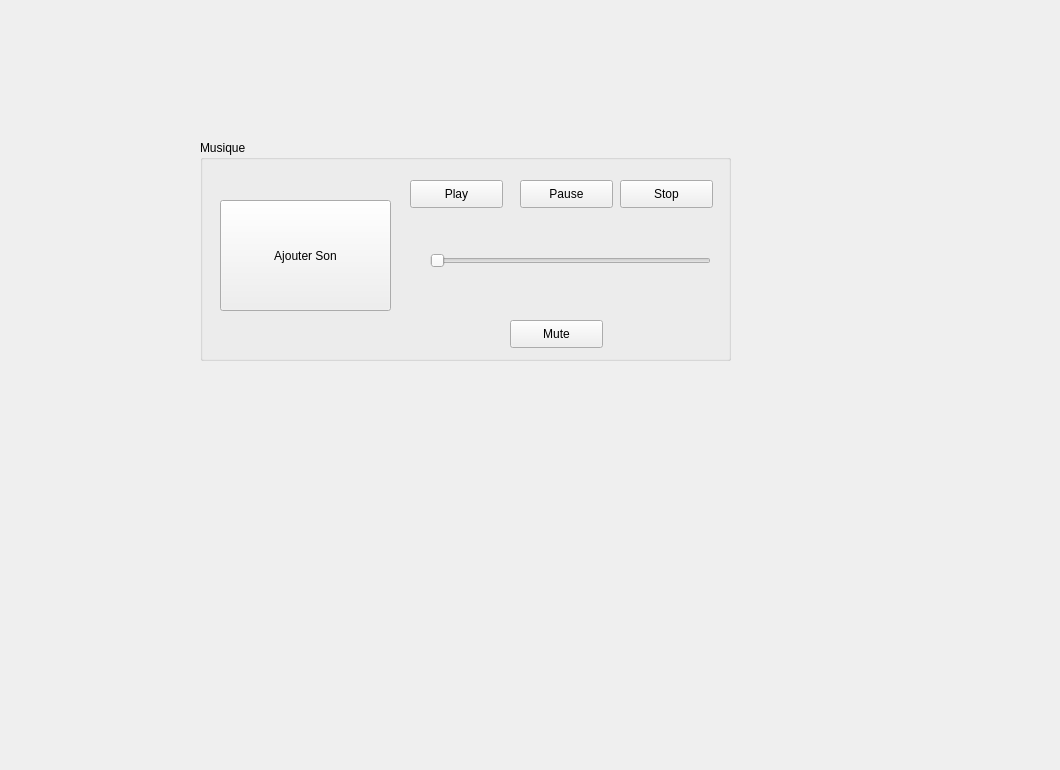
    <widget class="QWidget" name="tab_12">
     <attribute name="title">
      <string>Musique</string>
     </attribute>
     <widget class="QGroupBox" name="groupBox_12">
      <property name="geometry">
       <rect>
        <x>200</x>
        <y>140</y>
        <width>531</width>
        <height>221</height>
       </rect>
      </property>
      <property name="title">
       <string>Musique</string>
      </property>
      <widget class="QPushButton" name="pushButton_16">
       <property name="geometry">
        <rect>
         <x>420</x>
         <y>40</y>
         <width>93</width>
         <height>28</height>
        </rect>
       </property>
       <property name="text">
        <string>Stop</string>
       </property>
      </widget>
      <widget class="QPushButton" name="pushButton_17">
       <property name="geometry">
        <rect>
         <x>320</x>
         <y>40</y>
         <width>93</width>
         <height>28</height>
        </rect>
       </property>
       <property name="text">
        <string>Pause</string>
       </property>
      </widget>
      <widget class="QPushButton" name="pushButton_18">
       <property name="geometry">
        <rect>
         <x>210</x>
         <y>40</y>
         <width>93</width>
         <height>28</height>
        </rect>
       </property>
       <property name="text">
        <string>Play</string>
       </property>
      </widget>
      <widget class="QPushButton" name="pushButton_19">
       <property name="geometry">
        <rect>
         <x>310</x>
         <y>180</y>
         <width>93</width>
         <height>28</height>
        </rect>
       </property>
       <property name="text">
        <string>Mute</string>
       </property>
      </widget>
      <widget class="QPushButton" name="pushButton_20">
       <property name="geometry">
        <rect>
         <x>20</x>
         <y>60</y>
         <width>171</width>
         <height>111</height>
        </rect>
       </property>
       <property name="text">
        <string>Ajouter Son</string>
       </property>
      </widget>
      <widget class="QSlider" name="avance_3">
       <property name="geometry">
        <rect>
         <x>230</x>
         <y>110</y>
         <width>281</width>
         <height>22</height>
        </rect>
       </property>
       <property name="orientation">
        <enum>Qt::Horizontal</enum>
       </property>
      </widget>
     </widget>
     <widget class="QLabel" name="label_37">
      <property name="geometry">
       <rect>
        <x>-150</x>
        <y>10</y>
        <width>1051</width>
        <height>751</height>
       </rect>
      </property>
      <property name="styleSheet">
       <string notr="true">background-image:url(:/gris.jpg)</string>
      </property>
      <property name="text">
       <string/>
      </property>
     </widget>
     <zorder>label_37</zorder>
     <zorder>groupBox_12</zorder>
    </widget>
